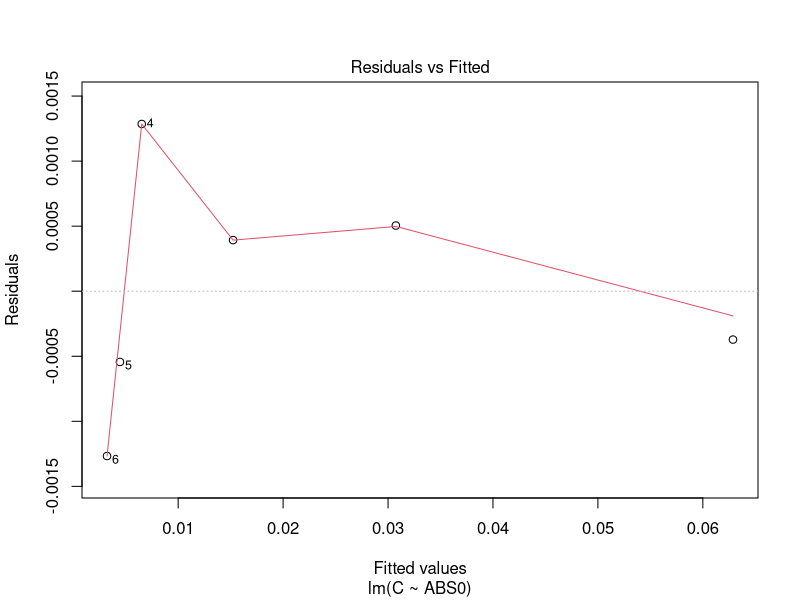
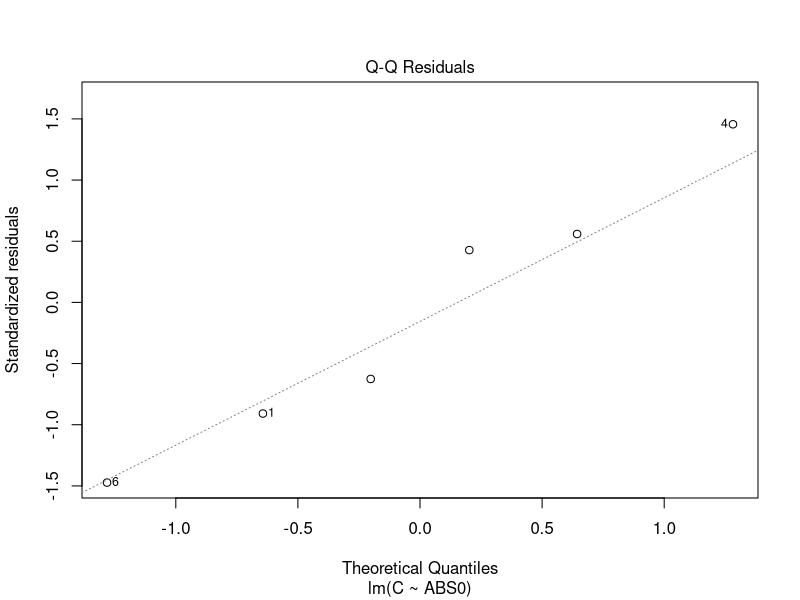
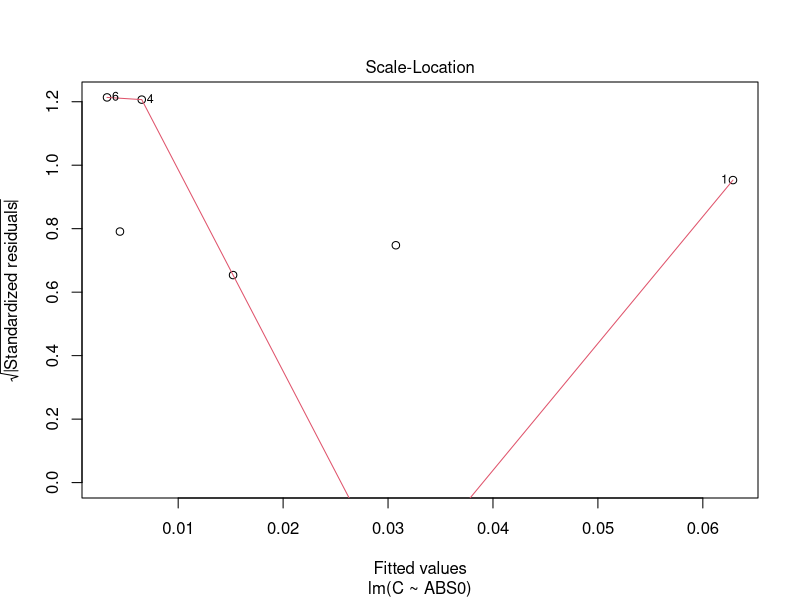
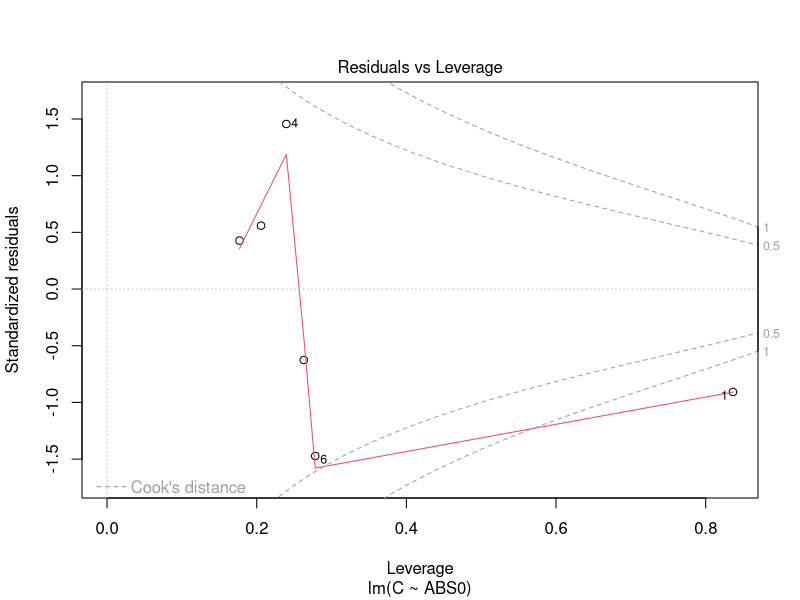
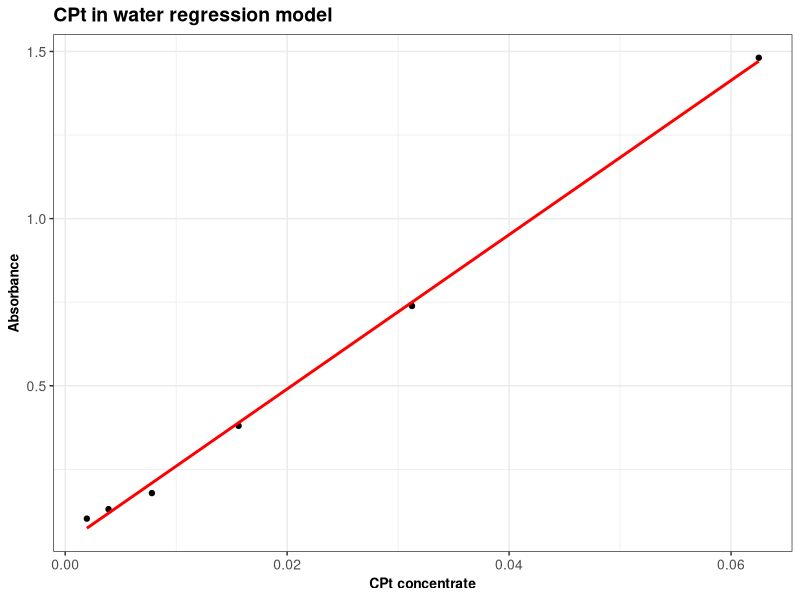
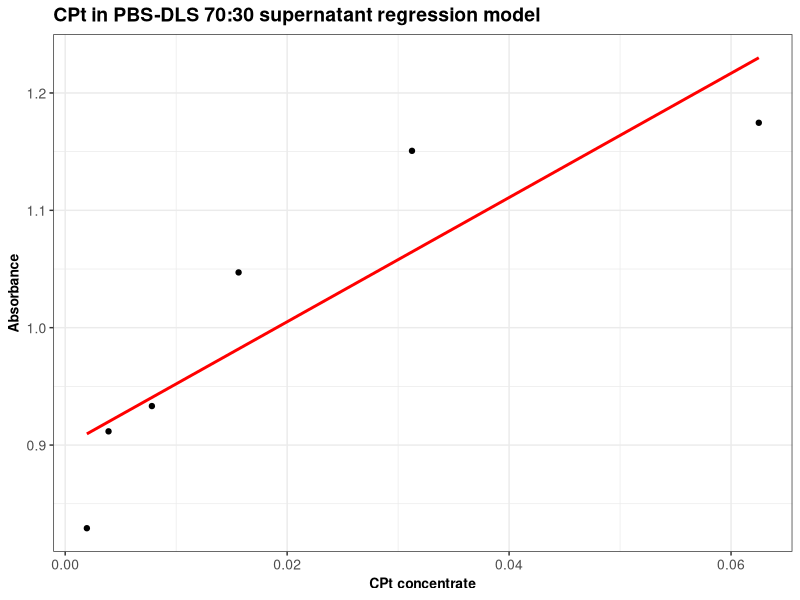

Here is the R script that generated these plots, in order: (Note: this script raises an error after producing the figures.)
library(tidyverse)
library(readxl)

data <- read_xlsx("release xlsx/regresja.xlsx")


model0 <- lm(formula = C~ABS0, data = data)
summary(model0)
plot(model0)

model73 <- lm(formula = C~ABS73, data = data)
summary(model73)

model55 <- lm(formula = C~ABS55, data = data)
summary(model55)


plot0 <- ggplot(data, aes(x = C, y = ABS0))+
  geom_point() +
  stat_smooth(method = "lm", col = "red", se = F) +
  xlab("CPt concentrate") +
  ylab("Absorbance") +
  ggtitle("CPt in water regression model") +
  theme_bw() +
  theme(axis.text.x = element_text(size = 10), axis.title.x = element_text(size = 10, face = "bold"),
        axis.text.y = element_text(size = 10), axis.title.y = element_text(size = 10, face = "bold"),
        plot.title = element_text(size = 14, face = "bold"))
  

ggsave(filename = "figures/regresja/plot0.png", width = 15, height = 10, scale = 0.5, dpi = 600)
dev.off()

plot73 <- ggplot(data, aes(x = C, y = ABS73))+
  geom_point() +
  stat_smooth(method = "lm", col = "red", se = F) +
  xlab("CPt concentrate") +
  ylab("Absorbance") +
  ggtitle("CPt in PBS-DLS 70:30 supernatant regression model") +
  theme_bw() +
  theme(axis.text.x = element_text(size = 10), axis.title.x = element_text(size = 10, face = "bold"),
        axis.text.y = element_text(size = 10), axis.title.y = element_text(size = 10, face = "bold"),
        plot.title = element_text(size = 14, face = "bold"))

ggsave(filename = "figures/regresja/plot73.png", width = 15, height = 10, scale = 0.5, dpi = 600)
dev.off()

Plot55 <- ggplot(data, aes(x = C, y = ABS55))+
  geom_point() +
  stat_smooth(method = "lm", col = "red", se = F) +
  xlab("CPt concentrate") +
  ylab("Absorbance") +
  ggtitle("CPt in PBS-DLS 50:50 supernatant regression model") +
  theme_bw() +
  theme(axis.text.x = element_text(size = 10), axis.title.x = element_text(size = 10, face = "bold"),
        axis.text.y = element_text(size = 10), axis.title.y = element_text(size = 10, face = "bold"),
        plot.title = element_text(size = 14, face = "bold"))

ggsave(filename = "figures/regresja/plot55.png", width = 15, height = 10, scale = 0.5, dpi = 600)
dev.off()

data1 <- read_xlsx("release xlsx/regresion formula.xlsx")



extraction <- ggplot(data = data1) + 
  geom_line(aes(x = Day, y = extABS73, color='70:30')) +
  geom_line(aes(x = Day, y = extABS55, color='50:50')) +
  geom_point(aes(x = Day, y = extABS73, color='70:30'), size = 3)+
  geom_point(aes(x = Day, y = extABS55, color='50:50'), size =3) +
  ggtitle("Profil uwalniania leku dla PBS-DLS") +
  labs(color = "Polimer") + 
  xlim(0,40) +
  xlab("Czas [dni]")+
  ylab("Uwolniony lek [%]") +
  theme_bw() +
  theme(axis.text.x = element_text(size = 10), axis.title.x = element_text(size = 10, face = "bold"),
        axis.text.y = element_text(size = 10), axis.title.y = element_text(size = 10, face = "bold"),
        plot.title = element_text(size = 14, face = "bold"))
 
  
ggsave(filename = "figures/regresja/comparePBSDLS.png", width = 15, height = 10, scale = 0.5, dpi = 600)
dev.off()

extraction 

data2 <- data1 %>% 
  select(rpm, proc, labels)

data2 <- drop_na(data2)


ggplot(data = data2, aes(x = rpm, y = proc, fill = labels, na.rm = T))+ 
  geom_bar(stat = "identity", position = "dodge", na.rm = T) +
  ggtitle("Ilość zenkapsulowanego leku dla PBS-DLS") +
  xlab("rpm")+
  ylab("Zenkapsulowany lek [%]") +
  scale_fill_discrete(name = "Polimer") +
  theme_bw() +
  theme(axis.text.x = element_text(size = 10), axis.title.x = element_text(size = 10, face = "bold"),
        axis.text.y = element_text(size = 10), axis.title.y = element_text(size = 10, face = "bold"),
        plot.title = element_text(size = 14, face = "bold"))
 
  
ggsave(filename = "figures/regresja/compareRPM.png", width = 15, height = 10, scale = 0.5, dpi = 600)
dev.off()
